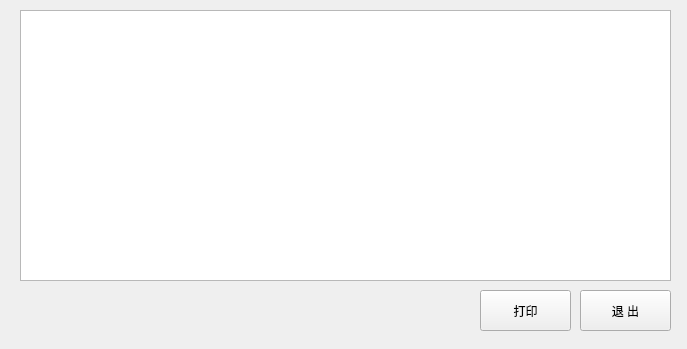
<ui version="4.0" >
 <class>Main</class>
 <widget class="QWidget" name="Main" >
  <property name="geometry" >
   <rect>
    <x>0</x>
    <y>0</y>
    <width>687</width>
    <height>349</height>
   </rect>
  </property>
  <property name="windowTitle" >
   <string>检测结果</string>
  </property>
  <property name="windowIcon" >
   <iconset>
    <normaloff>:/img/images/nodeMode.png</normaloff>:/img/images/nodeMode.png</iconset>
  </property>
  <property name="styleSheet" >
   <string notr="true" >font: 12pt "Sans Serif";</string>
  </property>
  <widget class="QPushButton" name="btnQuit" >
   <property name="geometry" >
    <rect>
     <x>580</x>
     <y>290</y>
     <width>91</width>
     <height>41</height>
    </rect>
   </property>
   <property name="text" >
    <string>退 出</string>
   </property>
  </widget>
  <widget class="QTextEdit" name="txtWrite" >
   <property name="geometry" >
    <rect>
     <x>20</x>
     <y>10</y>
     <width>651</width>
     <height>271</height>
    </rect>
   </property>
   <property name="html" >
    <string>&lt;!DOCTYPE HTML PUBLIC "-//W3C//DTD HTML 4.0//EN" "http://www.w3.org/TR/REC-html40/strict.dtd">
&lt;html>&lt;head>&lt;meta name="qrichtext" content="1" />&lt;style type="text/css">
p, li { white-space: pre-wrap; }
&lt;/style>&lt;/head>&lt;body style=" font-family:'Sans Serif'; font-size:12pt; font-weight:400; font-style:normal;">
&lt;p style="-qt-paragraph-type:empty; margin-top:0px; margin-bottom:0px; margin-left:0px; margin-right:0px; -qt-block-indent:0; text-indent:0px;">&lt;/p>&lt;/body>&lt;/html></string>
   </property>
  </widget>
  <widget class="QPushButton" name="btnSend" >
   <property name="geometry" >
    <rect>
     <x>480</x>
     <y>290</y>
     <width>91</width>
     <height>41</height>
    </rect>
   </property>
   <property name="text" >
    <string>打印</string>
   </property>
  </widget>
 </widget>
 <resources>
  <include location="img.qrc" />
 </resources>
 <connections/>
</ui>
